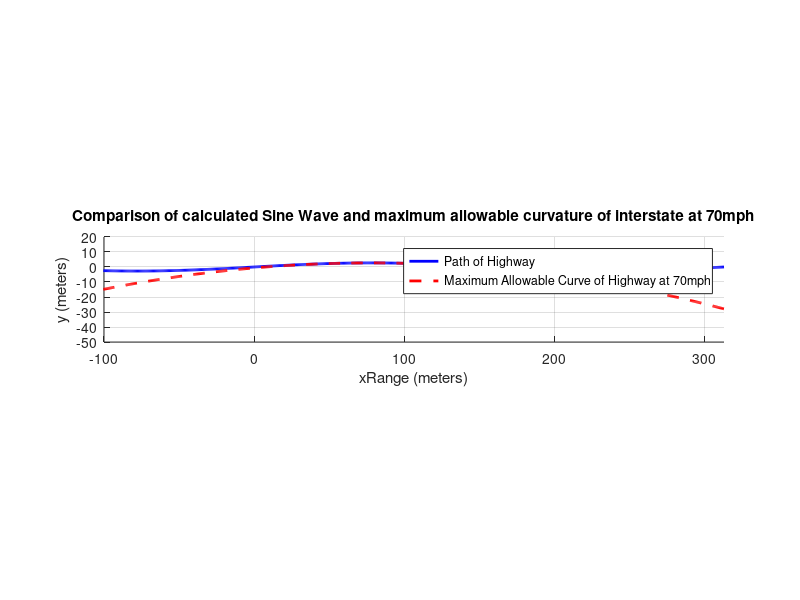

This chart was generated by the following MATLAB code:
% conversion factors
milesPerHourToMetersPerSecondConversionFactor = 0.44704;
degreesToRadiansConversionFactor = 0.0174533;
footToMeterConversionFactor = 0.3048;
meterToMillimeterConversionFactor = 1000;


%given values
seventyMilesPerHour = 70;
tenDegrees = 20;
thirtyDegrees = 30;
typicalCarWheelbaseInFeet = 9.5;
widthOfLaneInFeet = 12;
typicalCarTrackWidthInFeet = 5;
minRadiusInFeetOfInterstateCurveTakenAtSeventyMilesPerHour = 3000;
periodOfSineWaveInSeconds = 10;
steeringFrequencySmoothingCutoffInRadiansPerSecond = 0.5;

heightOfCenterOfGravityInMeters = 0.1;
springStiffnessInNewtonMetersPerMeter = 30000;
springDampingInNewtonMeterSecondsPerMeter = 2000;
massOfVehicleInKilograms = 1500;


% convert chosen values to computable/plottable values
seventyMilesPerHourInMetersPerSecond = seventyMilesPerHour * milesPerHourToMetersPerSecondConversionFactor;

tenDegreesInRadians = tenDegrees * degreesToRadiansConversionFactor;
thirtyDegreesInRadians = thirtyDegrees * degreesToRadiansConversionFactor;

typicalCarWheelbaseInMeters = typicalCarWheelbaseInFeet * footToMeterConversionFactor;
typicalCarTrackWidthInMeters = typicalCarTrackWidthInFeet * footToMeterConversionFactor;

widthOfLaneInMeters = widthOfLaneInFeet * footToMeterConversionFactor;
distanceFromCenterlineToEdgeOfLaneInMeters = widthOfLaneInMeters / 2;

minRadiusInMetersOfInterstateCurveTakenAtSeventyMilesPerHour = minRadiusInFeetOfInterstateCurveTakenAtSeventyMilesPerHour * footToMeterConversionFactor;

wavelengthOfSineWaveInMeters = periodOfSineWaveInSeconds * seventyMilesPerHourInMetersPerSecond;


%calculate maximum curvature of interstate
curvatureOfInterstate = 1 / minRadiusInMetersOfInterstateCurveTakenAtSeventyMilesPerHour;


%calculate sine wave amplitude that matches curvature of interstate
AmplitudeOfSineWaveThatMatchesMaxCurvatureOfInterstate = ((wavelengthOfSineWaveInMeters^2 * curvatureOfInterstate) / (4 * pi^2));


%calculate equation of half circle with curvature of interstate and lined
%up with sine wave for visual comparison

% calculate y value of circle's center
center_y = -(minRadiusInMetersOfInterstateCurveTakenAtSeventyMilesPerHour - AmplitudeOfSineWaveThatMatchesMaxCurvatureOfInterstate);       % Vertical position of the circle's center

%calculate x value of circle's center
center_x = wavelengthOfSineWaveInMeters / 4;

% Define xRange range by creating 1000 points between 
% -wavelengthOfSineWaveInMeters and wavelengthOfSineWaveInMeters
xRange = linspace(-wavelengthOfSineWaveInMeters, wavelengthOfSineWaveInMeters, 1000);  

% Sine wave equation
sinWaveEquation = AmplitudeOfSineWaveThatMatchesMaxCurvatureOfInterstate * sin(2 * pi * xRange / wavelengthOfSineWaveInMeters);

% Circle equation (for upper half of the circle)
circleEquation = sqrt(minRadiusInMetersOfInterstateCurveTakenAtSeventyMilesPerHour^2 - xRange.^2) + center_y;

% Plotting
figure;
hold on;
plot(xRange, sinWaveEquation, 'b-', 'LineWidth', 2);  % Plot the sine wave in blue
plot((xRange + center_x), circleEquation, 'r--', 'LineWidth', 2);  % Plot the upper half of the circle in red (dashed)

% Labels and title
xlabel('xRange (meters)');
ylabel('y (meters)');
title('Comparison of calculated Sine Wave and maximum allowable curvature of interstate at 70mph');
legend('Path of Highway', 'Maximum Allowable Curve of Highway at 70mph');
axis equal;  % Set equal scaling for both axes to preserve the shape
grid on;

% Zooming in on the region of interest
ylim([-50 20]); 
xlim([-100 wavelengthOfSineWaveInMeters])

hold off;
